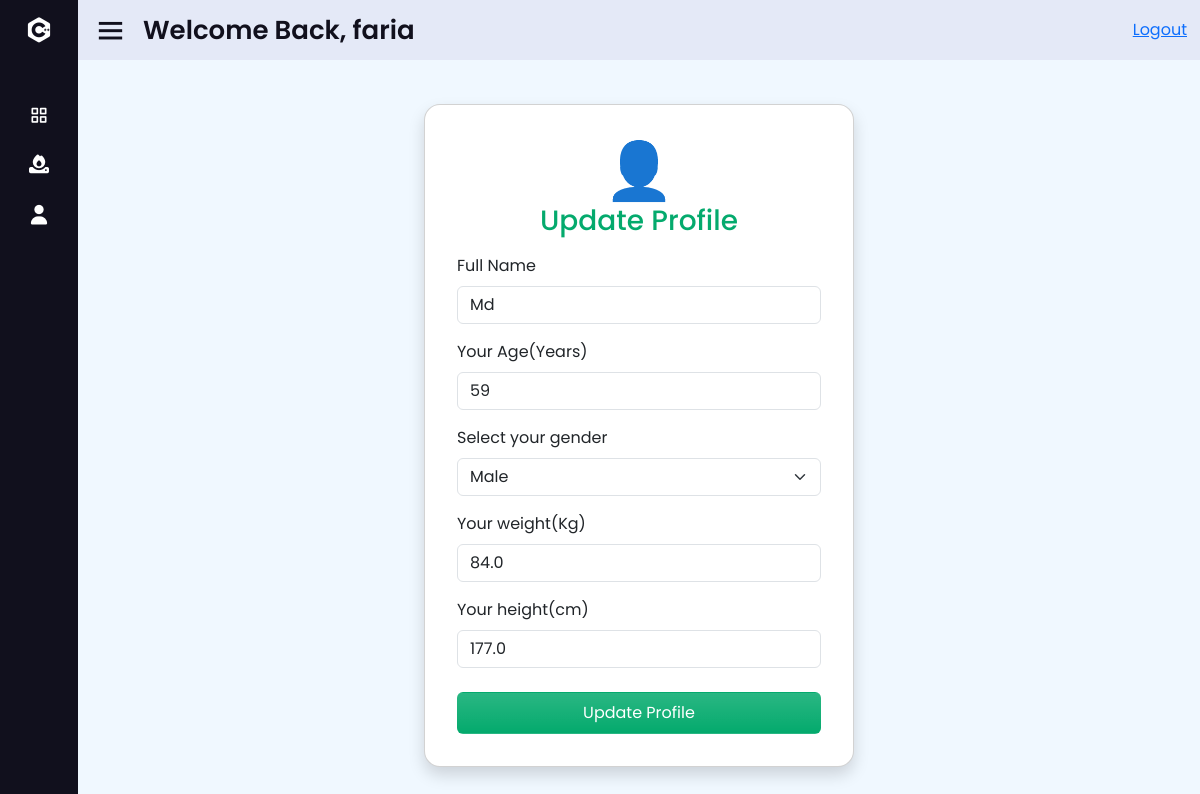
/profile/ (signed in), run on the app's committed database.
### calorie__counter/models.py (models this page shows, shortened)
class Profile(models.Model):
    CHOOSE_GENDER = [
        ("male", "Male"),
        ("female", "Female"),
    ]
    user = models.OneToOneField('auth.user', on_delete=models.CASCADE)
    name = models.CharField(max_length=20, blank=True)
    age = models.SmallIntegerField(blank=True, null=True)
    gender = models.CharField(
        choices=CHOOSE_GENDER, max_length=10, null=True, blank=True
    )
    height = models.FloatField(blank=True, null=True)
    weight = models.FloatField(blank=True, null=True)
    bmr = models.FloatField(blank=True, null=True)

### calorie__counter/views.py (the view)
# urls.py: path("profile/", profile_view, name="profile"),
@login_required
def profile_view(request):
    profile, created = Profile.objects.get_or_create(user=request.user)
    if created:
        messages.warning(request, "Update your profile first")
    if request.method == "POST":
        form = ProfileForm(request.POST, instance=profile)
        if form.is_valid():
            form_data = form.save(commit=False)
            form_data.user = request.user
            form_data.save()
            profile, created = Profile.objects.get_or_create(user=request.user)
            return redirect("dashboard")
    else:
        form = ProfileForm(instance=profile)
    context = {
        'form': form
    }
    return render(request, 'pages/profile.html', context)

### calorie__counter/forms.py
class ProfileForm(forms.ModelForm):
    class Meta:
        model = Profile
        fields = [
            "name",
            "age",
            "gender",
            "weight",
            "height",
        ]
        labels = {
            "name": "Full Name",
            "age": "Your Age(Years)",
            "gender": "Select your gender",
            "weight": "Your weight(Kg)",
            "height": "Your height(cm)",
        }

### calorie__counter/templates/pages/profile.html (shortened to what this page needs)
{% extends 'base.html' %}
{% load crispy_forms_tags %}
{% block content %}
<div class="container">
    <div class="row">
      <div class="col-md-12">
        <div class="card shadow rounded-4 mx-auto p-3 mt-4" style="max-width: 430px;">
          <div class="card-body">
            <span class="display-4 d-block text-center">👤</span>
            <h3 class="text-center mb-3 text-primary">Update Profile</h3>
           <form action="" method="POST">
            {{ form|crispy }}
            <button type="submit" class="btn bg-primary w-100 bg-gradient text-white py-2 mt-2">Update Profile</button>
           </form>
          </div>
        </div>
      </div>
    </div>
{% endblock %}

### calorie__counter/templates/base.html (shortened to what this page needs)
{% load static %}
<html lang="en">
  <head>
    <link rel="stylesheet" href="https://cdn.jsdelivr.net/npm/bootstrap@5.3.8/dist/css/bootstrap.min.css" />
    <link rel="stylesheet" href="https://cdnjs.cloudflare.com/ajax/libs/font-awesome/7.0.1/css/all.min.css" />
    <link href="https://unpkg.com/boxicons@2.0.7/css/boxicons.min.css" rel="stylesheet" />
    <link rel="stylesheet" href="{% static 'sidebar.css' %}" />
    <link rel="stylesheet" href="{% static 'main.css' %}" />
  </head>
  <body>
    {% include 'include/sidebar.html' %}
    <section class="home-section">
      <div class="home-content d-flex justify-content-between align-items-center">
        <div class="top-left d-flex align-items-center">
          <i class="bx bx-menu"></i>
          <span class="text">Welcome Back, {{ user }}</span>
        </div>
        <div class="top-right">
          <form action="{% url 'logout' %}" method="POST">
            <button type="submit" class="btn btn-link">Logout</button>
          </form>
        </div>
      </div>
    </section>
    <section class="home-section main-body">
      {% block content %}
      {% endblock %}
    </section>
  </body>
</html>

### core/static/sidebar.css (style rules this page uses)
* { margin: 0; padding: 0; box-sizing: border-box; font-family: "Poppins", sans-serif; }
.home-section { position: relative; background: #e4e9f7; left: 260px; width: calc(100% - 260px); transition: all 0.5s ease; }
.sidebar.close ~ .home-section { left: 78px; width: calc(100% - 78px); }
.home-section .home-content { height: 60px; display: flex; align-items: center; }
.home-section .home-content .bx-menu, .home-section .home-content .text { color: #11101d; font-size: 35px; }
.home-section .home-content .bx-menu { margin: 0 15px; cursor: pointer; }
.home-section .home-content .text { font-size: 26px; font-weight: 600; }

### core/static/main.css (style rules this page uses)
body { background-color: aliceblue; }
.text-primary { color: #04AA6D !important; }
.bg-primary, .text-bg-primary, .btn-primary { transition: all .2s linear; background-color: #04AA6D !important; }
.main-body { background-color: transparent !important; padding: 20px 30px; }

### data on the page
Profile: name "Md", age "59", gender "Male", weight "84.0", height "177.0"

### other printed values
{{ user }} "faria"
